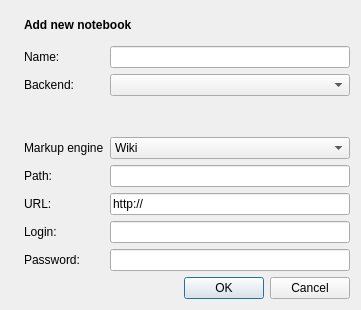
<ui version="4.0" >
 <class>NotebookDialog</class>
 <widget class="QDialog" name="NotebookDialog" >
  <property name="windowModality" >
   <enum>Qt::ApplicationModal</enum>
  </property>
  <property name="geometry" >
   <rect>
    <x>0</x>
    <y>0</y>
    <width>361</width>
    <height>310</height>
   </rect>
  </property>
  <property name="sizePolicy" >
   <sizepolicy vsizetype="Minimum" hsizetype="Fixed" >
    <horstretch>0</horstretch>
    <verstretch>0</verstretch>
   </sizepolicy>
  </property>
  <property name="windowTitle" >
   <string>Add notebook</string>
  </property>
  <property name="windowIcon" >
   <iconset resource="notefinder.qrc" >
    <normaloff>:/x-office-address-book.png</normaloff>:/x-office-address-book.png</iconset>
  </property>
  <layout class="QGridLayout" name="gridLayout" >
   <property name="sizeConstraint" >
    <enum>QLayout::SetMinimumSize</enum>
   </property>
   <item row="1" column="0" >
    <widget class="QLabel" name="icon" >
     <property name="text" >
      <string/>
     </property>
     <property name="pixmap" >
      <pixmap resource="notefinder.qrc" >:/notebook_small.png</pixmap>
     </property>
     <property name="alignment" >
      <set>Qt::AlignLeading|Qt::AlignLeft|Qt::AlignVCenter</set>
     </property>
    </widget>
   </item>
   <item row="1" column="1" colspan="2" >
    <widget class="QLabel" name="label" >
     <property name="text" >
      <string>&lt;b>Add new notebook&lt;/b></string>
     </property>
     <property name="alignment" >
      <set>Qt::AlignLeading|Qt::AlignLeft|Qt::AlignVCenter</set>
     </property>
    </widget>
   </item>
   <item row="3" column="1" >
    <widget class="QLabel" name="backend" >
     <property name="text" >
      <string>Backend: </string>
     </property>
    </widget>
   </item>
   <item row="3" column="2" >
    <widget class="QComboBox" name="backends" />
   </item>
   <item row="2" column="1" >
    <widget class="QLabel" name="name" >
     <property name="text" >
      <string>Name: </string>
     </property>
    </widget>
   </item>
   <item row="2" column="2" >
    <widget class="QLineEdit" name="nameEdit" />
   </item>
   <item row="6" column="1" >
    <widget class="QLabel" name="path" >
     <property name="text" >
      <string>Path: </string>
     </property>
    </widget>
   </item>
   <item row="6" column="2" >
    <widget class="QLineEdit" name="pathEdit" />
   </item>
   <item row="7" column="1" >
    <widget class="QLabel" name="url" >
     <property name="text" >
      <string>URL: </string>
     </property>
    </widget>
   </item>
   <item row="7" column="2" >
    <widget class="QLineEdit" name="urlEdit" >
     <property name="text" >
      <string>http://</string>
     </property>
    </widget>
   </item>
   <item row="8" column="2" >
    <widget class="QLineEdit" name="loginEdit" />
   </item>
   <item row="8" column="1" >
    <widget class="QLabel" name="login" >
     <property name="text" >
      <string>Login:</string>
     </property>
    </widget>
   </item>
   <item row="10" column="2" >
    <widget class="QDialogButtonBox" name="buttonBox" >
     <property name="orientation" >
      <enum>Qt::Horizontal</enum>
     </property>
     <property name="standardButtons" >
      <set>QDialogButtonBox::Cancel|QDialogButtonBox::Ok</set>
     </property>
    </widget>
   </item>
   <item row="9" column="1" >
    <widget class="QLabel" name="passwd" >
     <property name="text" >
      <string>Password: </string>
     </property>
    </widget>
   </item>
   <item row="9" column="2" >
    <widget class="QLineEdit" name="passwdEdit" >
     <property name="echoMode" >
      <enum>QLineEdit::Password</enum>
     </property>
    </widget>
   </item>
   <item row="4" column="1" colspan="2" >
    <widget class="QLabel" name="desc" >
     <property name="text" >
      <string/>
     </property>
    </widget>
   </item>
   <item row="5" column="1" >
    <widget class="QLabel" name="label_2" >
     <property name="text" >
      <string>Markup engine</string>
     </property>
    </widget>
   </item>
   <item row="5" column="2" >
    <widget class="QComboBox" name="markups" >
     <item>
      <property name="text" >
       <string>Wiki</string>
      </property>
     </item>
     <item>
      <property name="text" >
       <string>HTML</string>
      </property>
     </item>
    </widget>
   </item>
  </layout>
 </widget>
 <resources>
  <include location="notefinder.qrc" />
 </resources>
 <connections>
  <connection>
   <sender>buttonBox</sender>
   <signal>accepted()</signal>
   <receiver>NotebookDialog</receiver>
   <slot>accept()</slot>
   <hints>
    <hint type="sourcelabel" >
     <x>248</x>
     <y>254</y>
    </hint>
    <hint type="destinationlabel" >
     <x>157</x>
     <y>274</y>
    </hint>
   </hints>
  </connection>
  <connection>
   <sender>buttonBox</sender>
   <signal>rejected()</signal>
   <receiver>NotebookDialog</receiver>
   <slot>reject()</slot>
   <hints>
    <hint type="sourcelabel" >
     <x>316</x>
     <y>260</y>
    </hint>
    <hint type="destinationlabel" >
     <x>286</x>
     <y>274</y>
    </hint>
   </hints>
  </connection>
 </connections>
</ui>
